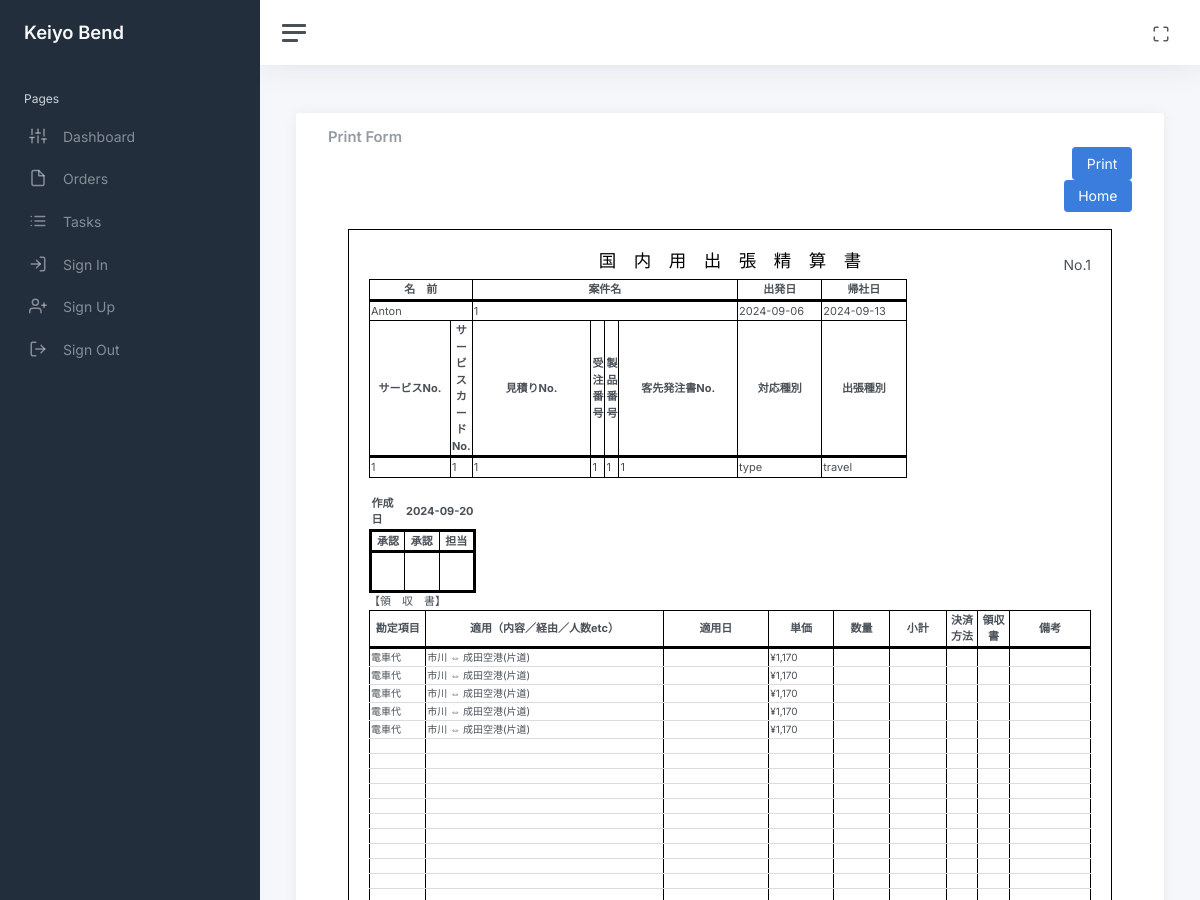
The app's page /print_japan/1 (upper part), older data.
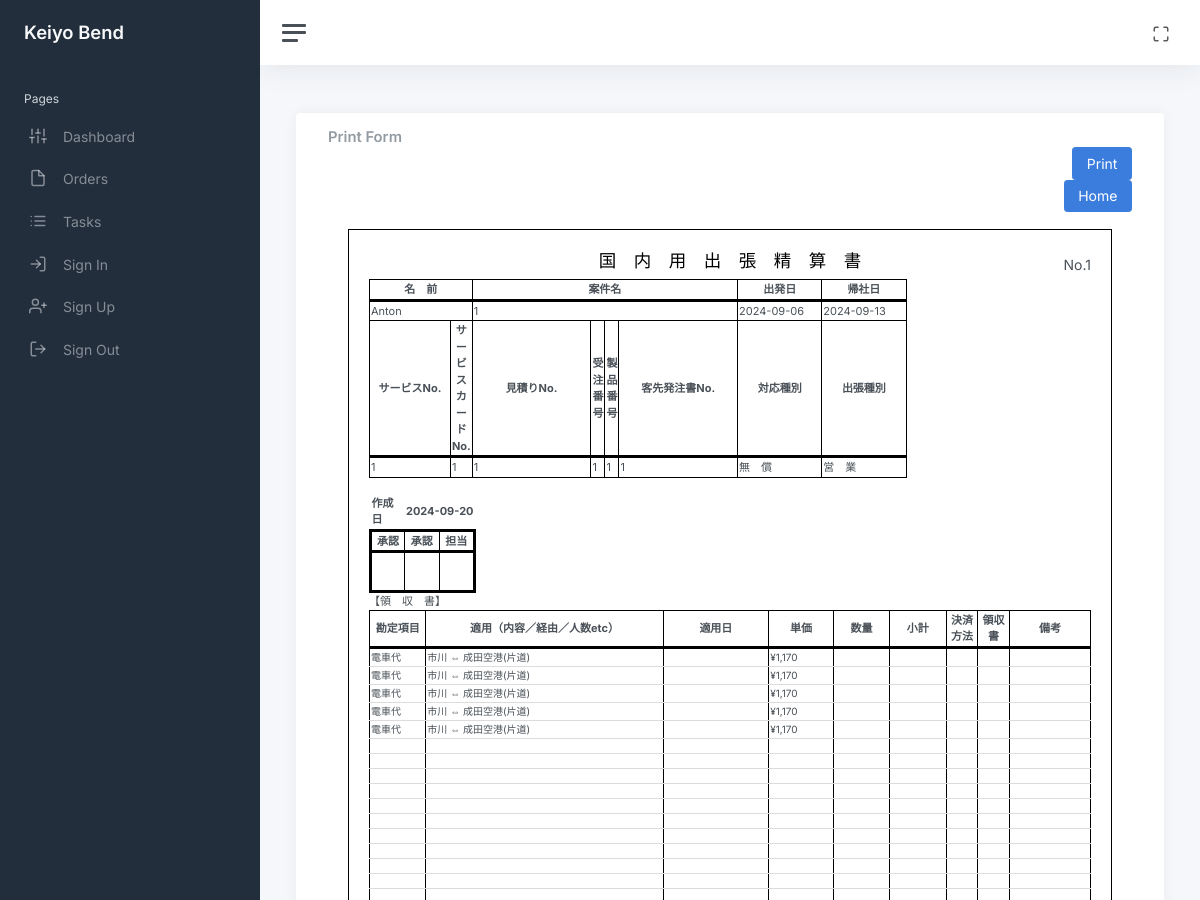
The same page, newer data.
### app/admin/models/supported_types.py (models this page shows, shortened)
class SupportedTypes(db.Model):
    id: so.Mapped[int] = so.mapped_column(primary_key=True)
    supportedTypeName: so.Mapped[str] = so.mapped_column(sa.String(), nullable=False, default=None)
    is_show: so.Mapped[bool] = so.mapped_column(sa.Boolean(), default=True, index=True)
    order: so.Mapped[int] = so.mapped_column(sa.Integer(), nullable=False, index=True, default=1)
    orders = db.relationship(
        "Order", back_populates="supported_type_id", cascade="all, delete-orphan"
    )

### app/admin/models/travel.py (models this page shows, shortened)
class Travel(db.Model):
    id: so.Mapped[int] = so.mapped_column(primary_key=True)
    travelName: so.Mapped[str] = so.mapped_column(sa.String(), nullable=False, default=None)
    is_show: so.Mapped[bool] = so.mapped_column(sa.Boolean(), default=True, index=True)
    order: so.Mapped[int] = so.mapped_column(sa.Integer(), nullable=False, index=True, default=1)
    orders = db.relationship("Order", back_populates="travels_id", cascade="all, delete-orphan")

### app/main/routes/print_japan.py (the view)
@bp.route("/print_japan/<int:order_id>", methods=["GET"])
def print_japan(order_id):
    order = Order.query.filter_by(id=order_id).first_or_404()
    details = Details.query.filter_by(order_id=order_id).all()
    user = User.query.filter_by(id=order.name_id).first_or_404()
    rate = Rates.query.filter_by(order_id=order_id).first_or_404()
    allowances = Allowances.query.filter_by(order_id=order_id).first_or_404()
    allowances_moves = AllowanceMoves.query.filter_by(id=order_id).first_or_404()
    allowance_lodgments = AllowanceLodgments.query.filter_by(id=order_id).first_or_404()
    allowance_works = AllowanceWorks.query.filter_by(id=order_id).first_or_404()
    allowance_specials = AllowanceSpecials.query.filter_by(id=order_id).first_or_404()
    allowance_special_cases = AllowanceSpecialCases.query.filter_by(id=order_id).first_or_404()
    account_items = AccountItems.query.all()
    payment_methods = PaymentMethods.query.all()
    receipts = Receipts.query.all()
    travel = Travel.query.all()
    types = SupportedTypes.query.all()
    locs = Locations1.query.all()
    return render_template(
        "main/print_japan.html",
        order=order,
        details=details,
        user=user,
        rate=rate,
        allowances=allowances,
        account_items=account_items,
        payment_methods=payment_methods,
        receipts=receipts,
        travel=travel,
        types=types,
        allowances_moves=allowances_moves,
        allowance_lodgments=allowance_lodgments,
        allowance_works=allowance_works,
        allowance_specials=allowance_specials,
        allowance_special_cases=allowance_special_cases,
        locs=locs,
    )

### app/main/templates/main/print_japan.html (shortened to what the changed rows need)
<!DOCTYPE html>
<link rel="stylesheet" href="{{ url_for('main.static', filename='css/print_japan.css') }}">
{% extends "main/base.html" %}
{% block content %}
<div class="container-fluid p-0">
    <div class="row">
        <div class="card">
            <div class="card-body" id="printableArea">
                <div class="row g-3">
                    <div class="col-sm-9">
                        <table class="f-t">
                            <tr class="ft11 hd">
                                <th colspan="2" class="wd-200">名　前</th>
                                <th colspan="4" class="wd-650">案件名</th>
                                <th class="wd-100">出発日</th>
                                <th class="wd-100">帰社日</th>
                            </tr>
                            <tr class="ft11 hd">
                                <th class="wd-100">サービスNo.</th>
                                <th>サービスカードNo.</th>
                                <th class="wd-150">見積りNo.</th>
                                <th>受注番号</th>
                                <th>製品番号</th>
                                <th class="wd-150">客先発注書No.</th>
                                <th>対応種別</th>
                                <th class="wd-100">出張種別</th>
                            </tr>
                            <tr class="ft11">
                                <td>{{order.service_number}}</td>
                                <td>{{order.service_card_number}}</td>
                                <td>{{order.quote_number}}</td>
                                <td>{{order.order_number}}</td>
                                <td>{{order.detail_number}}</td>
                                <td>{{order.purchase_order_number}}</td>
                                <td>{%for type in types%}{%if type.id ==
                                    order.support_type_id%}{{type.supportedTypeName}}{%endif%}{%endfor%}</td>
                                <td>{%for trl in travel%}{%if trl.id ==
                                    order.travel_id%}{{trl.travelName}}{%endif%}{%endfor%}</td>
                            </tr>
                        </table>
                    </div>
                    <div class="col-sm-2">
                        <table class="ft11">
                            <tr>
                                <th>作成日</th>
                                <th colspan="2" class="aln-end">{{ order.created_at.strftime('%Y-%m-%d') }}</th>
                            </tr>
                            <tr class="f-t brd-bold">
                                <th class="wd-50 aln-ctr">承認</th>
                                <th class="wd-50 aln-ctr">承認</th>
                                <th class="wd-50 aln-ctr">担当</th>
                            </tr>
                        </table>
                    </div>
                </div>
                <div class="row g-3">
                    <div class="col-sm-12 d-flex align-items-stretch">
                        <table class="f-t" id="orderFormTable">
                            <thead class="ft11 hd">
                                <tr>
                                    <th class="wd-100">勘定項目</th>
                                    <th class="wd-450">適用（内容／経由／人数etc）</th>
                                    <th class="wd-200">適用日</th>
                                    <th class="wd-100">単価</th>
                                    <th class="wd-100">数量</th>
                                    <th class="wd-100">小計</th>
                                    <th class="wd-50">決済方法</th>
                                    <th class="wd-50">領収書</th>
                                    <th class="wd-150">備考</th>
                                </tr>
                            </thead>
                        </table>
                    </div>
                </div>
                                    <td class="aln-end total">¥{%set value=allowance_lodgments.unit_price *
                                        allowance_lodgments.days%}{{"{:,.0f}".format(value)}}
                                    </td>
            </div>
        </div>
    </div>
</div>
{% endblock %}

Row changes from the older to the newer data that the page shows:
changed SupportedTypes: supportedTypeName "type" → "無 償"
changed Travel: travelName "travel" → "営 業"
